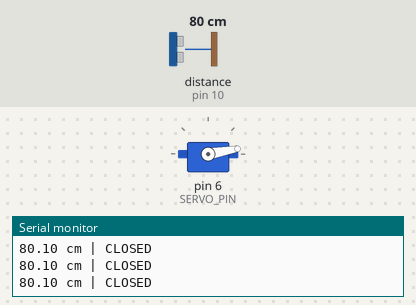
This sketch was run on a simulated Arduino Uno, built with avr-gcc and run on an emulated ATmega328P. Shown: servo, the last lines printed to the serial monitor. Wiring (inferred from the names in the program): ultrasonic range finder: trigger pin 9; echo pin 10. The inputs (shaded band) are chosen by the test bench; at power-on: distance to the obstacle (sensor on pin 10) 80 cm. The echo pulse lasts 58.3 µs per cm.

Above: at 4.2 s.
4.3 s: distance to the obstacle (sensor on pin 10) set to 17 cm
5.8 s: distance to the obstacle (sensor on pin 10) set to 14 cm
At 6.2 s:
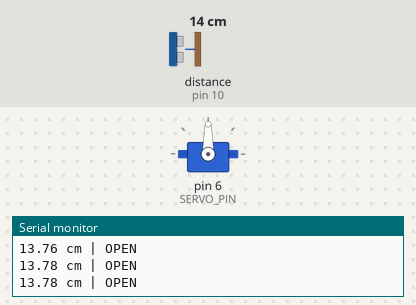
Timing chart, 0 to 8.8 s (numbered marks = the images above; inputs shaded):
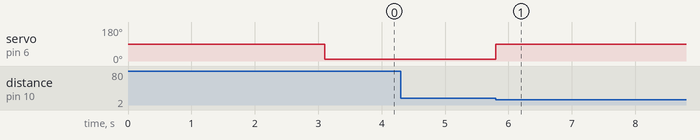

The sketch:

servo-model-barrier.ino
```cpp
// CircuitByte: lightweight tabletop barrier. UNO R3 + HC-SR04 + MG90S 180-degree.
// TRIG D9, ECHO D10; servo signal D6. Separate regulated 5V servo supply; common GND.
// Use a paper/cardboard arm only. Not a full-size gate or safety system.
#include <Servo.h>
const byte TRIG_PIN=9, ECHO_PIN=10, SERVO_PIN=6;
const int OPEN_ANGLE=90, CLOSED_ANGLE=10;
Servo gate;
bool openGate=true;
unsigned long lastSample=0, clearSince=0;
bool clearTracking=false;
void setup() {
  pinMode(TRIG_PIN, OUTPUT); pinMode(ECHO_PIN, INPUT);
  gate.attach(SERVO_PIN); gate.write(OPEN_ANGLE); // Begin open
  Serial.begin(9600);
}
void loop() {
  if (millis()-lastSample < 100UL) return;
  lastSample=millis();
  digitalWrite(TRIG_PIN, LOW); delayMicroseconds(2);
  digitalWrite(TRIG_PIN, HIGH); delayMicroseconds(10); digitalWrite(TRIG_PIN, LOW);
  unsigned long duration=pulseIn(ECHO_PIN,HIGH,30000UL);
  float cm=duration/58.0;
  bool valid=duration!=0 && cm>=2 && cm<=400;
  if (!valid || cm<15) { openGate=true; clearTracking=false; }
  else if (cm>25) {
    if (!clearTracking) { clearSince=millis(); clearTracking=true; }
    if (millis()-clearSince>=3000UL) openGate=false;
  } else clearTracking=false;
  gate.write(openGate ? OPEN_ANGLE : CLOSED_ANGLE);
  Serial.print(valid ? cm : -1); Serial.print(F(" cm | "));
  Serial.println(openGate ? F("OPEN") : F("CLOSED"));
}
```

Measured:
- the behaviour switches between 16 and 15 cm on distance to the obstacle (sensor on pin 10) (found by bisection; images 0 and 1)
- after the input at 5.8 s, servo on pin 6 (SERVO_PIN): 10° → 90° at once
